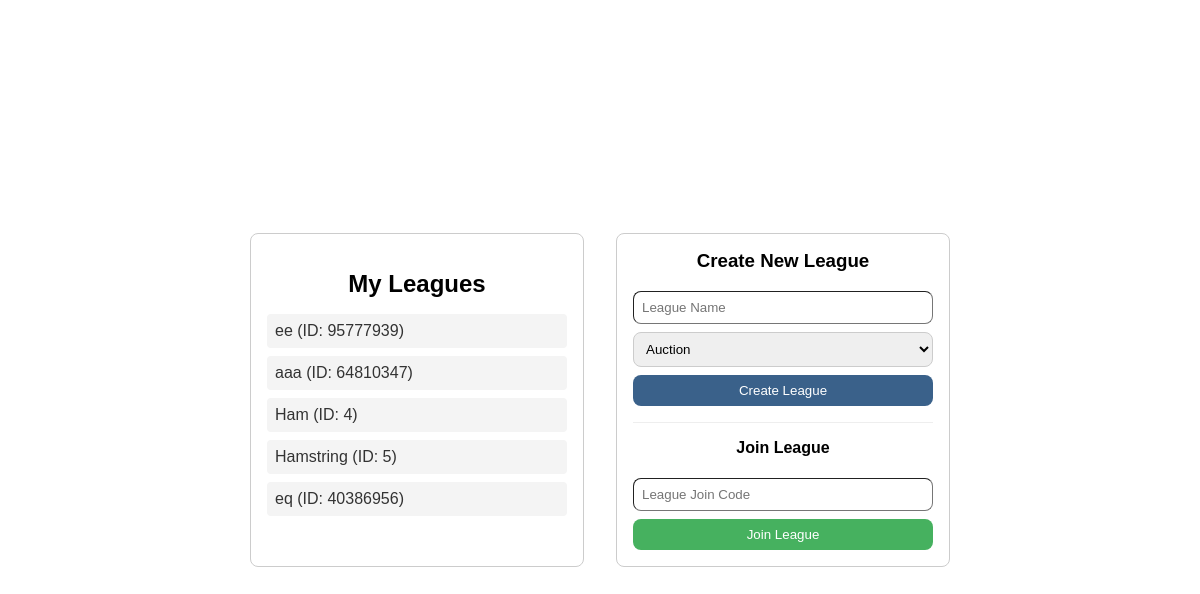
Page /dashboard (signed in) on the earlier database version.
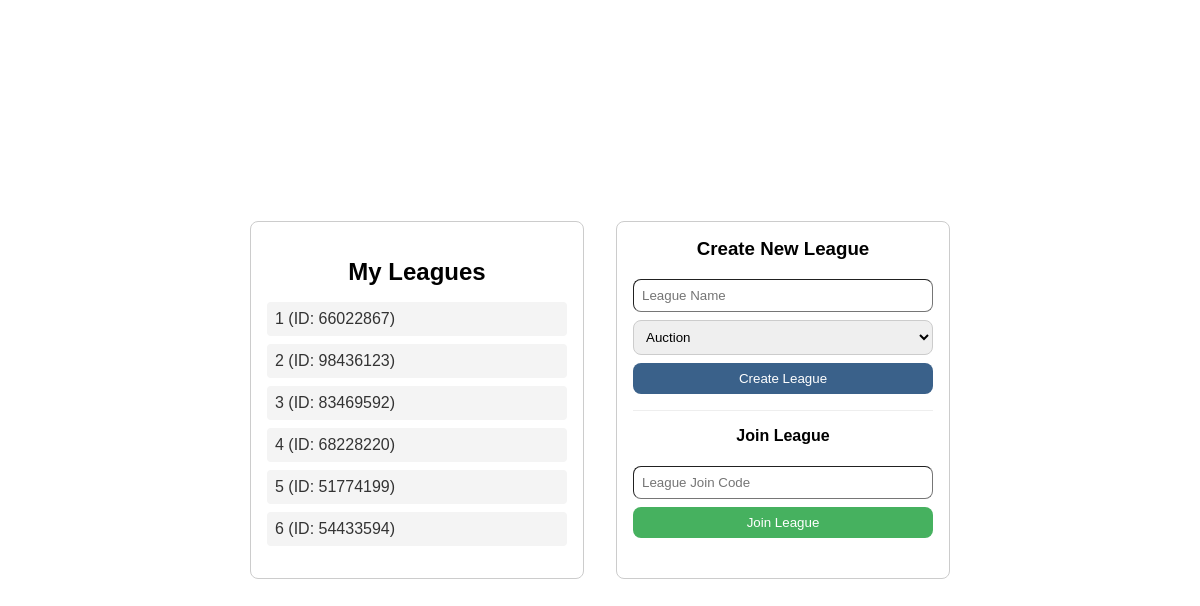
Same page on the later database version.
### tables this page shows
CREATE TABLE PlayerLeague (
    LID INTEGER PRIMARY KEY,
    draftType TEXT,
    leagueName TEXT,
    ownerAccount INTEGER,
    status TEXT DEFAULT 'initial', -- 'initial', 'draft', 'final'
    FOREIGN KEY (ownerAccount) REFERENCES PlayerAccount(accountID)
);

### app.py (the view)
@app.route('/dashboard', methods=['GET'])
def dashboard():
    conn = sqlite3.connect(DB_FILE)
    conn.row_factory = sqlite3.Row
    cursor = conn.cursor()
    cursor.execute(
        """SELECT pl.LID as id, pl.leagueName as name
            FROM PlayerLeague pL
            JOIN PlayerTeam pt ON pl.LID = pt.LID
            WHERE pt.accountId = ?""",
        (session.get('user_id'),)
        )
    leagues = cursor.fetchall()
    conn.close()
    return render_template('dashboard.html', leagues=leagues)

### templates/dashboard.html (shortened to what this page needs)
<!DOCTYPE html>
<html lang="en">
<head>
    <link rel="stylesheet" href="{{ url_for('static', filename='style.css') }}">
</head>
<body>
    <div class="dashboard-wrapper">
        <div class="leagues-section">
            <h2>My Leagues</h2>
            <ul>
            {% for league in leagues %}
                <li><a href="{{ url_for('league', league_id=league.id )}}">{{ league.name }} (ID: {{ league.id }})</a></li>
            {% endfor %}
            </ul>
        </div>
        <div class="forms-section">
            <div class="create-section">
                <h3>Create New League</h3>
                <form action="/create_league" method="POST">
                    <input type="text" name="leagueName" placeholder="League Name" required>
                    <select name="draftType">
                        <option value="Auction">Auction</option>
                    </select>
                    <button type="submit" class="login-btn">Create League</button>
                </form>
            </div>
            <hr>
            <div class="join-section">
                <h4>Join League</h4>
                <form action="/join_league" method="POST">
                    <input type="text" name="leagueID" placeholder="League Join Code" required>
                    <button type="submit" class="register-btn">Join League</button>
                </form>
            </div>
        </div>
    </div>
</body>
</html>

### static/style.css (style rules this page uses)
body { font-family: sans-serif; display: flex; align-items: center; justify-content: center; height: 100vh; margin: 0; }
h2 { text-align: center; margin-bottom: 2vh; }
input { width: 100%; padding: 0.5rem; margin-bottom: .5rem; border-radius: 8px; box-sizing: border-box; border-width: 1px; }
button { width: 100%; padding: 0.5rem; color: white; border: none; border-radius: 8px; }
.login-btn { background-color: #3a618a; }
.register-btn { background-color: #46b15f; }
.dashboard-wrapper { display: flex; gap: 2rem; align-items: stretch; }
.leagues-section, .forms-section { background: white; padding: 2vh; border-radius: 8px; width: 300px; border: 1px solid #ccc; }
.forms-section h3, .forms-section h4 { margin-top: 0; text-align: center; }
ul { list-style: none; padding: 0; }
li { margin-bottom: 0.5rem; padding: 0.5rem; background: #f4f4f4; border-radius: 4px; }
li a { text-decoration: none; color: #333; display: block; }
select { width: 100%; padding: 0.5rem; margin-bottom: .5rem; border-radius: 8px; border: 1px solid #ccc; }
hr { border: 0; border-top: 1px solid #eee; margin: 1rem 0; }

Differences in the rows shown:
removed PlayerLeague: name "ee", id "95777939"
removed PlayerLeague: name "aaa", id "64810347"
removed PlayerLeague: name "Ham", id "4"
removed PlayerLeague: name "Hamstring", id "5"
removed PlayerLeague: name "eq", id "40386956"
added PlayerLeague: name "1", id "66022867"
added PlayerLeague: name "2", id "98436123"
added PlayerLeague: name "3", id "83469592"
added PlayerLeague: name "4", id "68228220"
added PlayerLeague: name "5", id "51774199"
added PlayerLeague: name "6", id "54433594"
